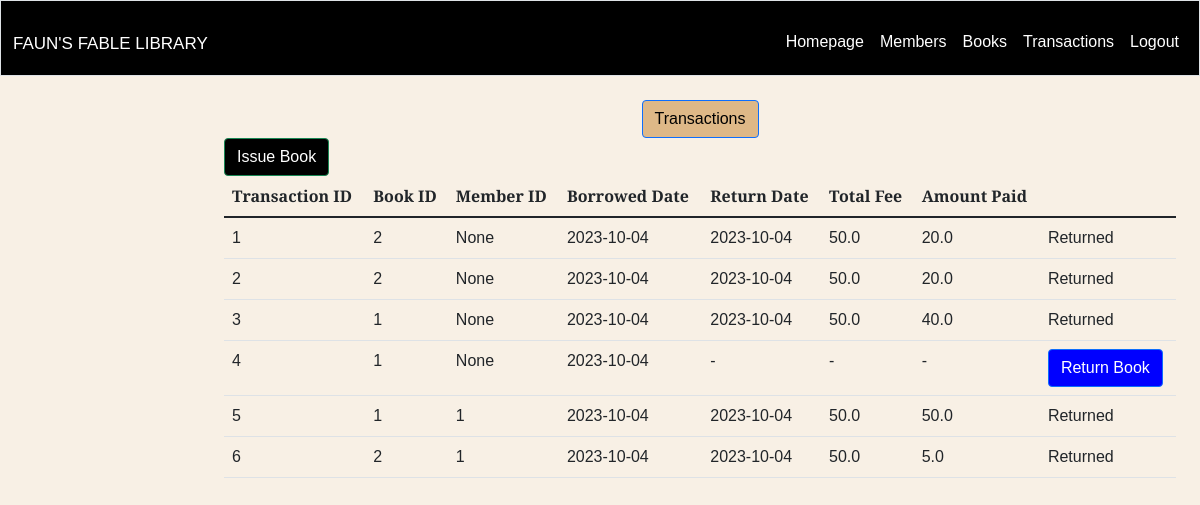
Page /transactions on the earlier database version.
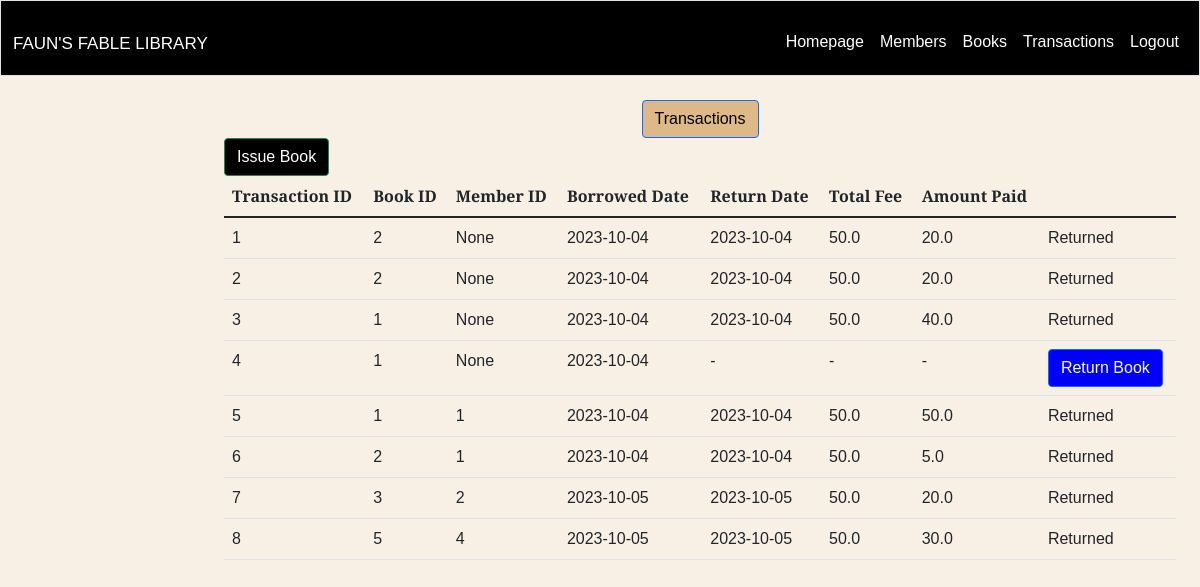
Same page on the later database version.
### app/models.py (models this page shows, shortened)
class Transaction(db.Model):
    __tablename__ = 'transaction'
    transaction_id = db.Column(Integer, primary_key=True)
    book_id = db.Column(Integer, ForeignKey('books.id'), nullable=True)
    member_id = db.Column(Integer, ForeignKey('members.id'), nullable=True)
    borrowed_date = db.Column(Date, nullable=True)
    return_date = db.Column(Date)
    total_fee = db.Column(Float)
    amount_paid = db.Column(Float)
    member = db.relationship('Member', backref='transactions')
    book = db.relationship('Book', backref='transactions')

### app/routes/transactions.py (the view)
@app.route('/transactions', methods=['GET'])
def view_transactions():
    transactions = Transaction.query.all()
    return render_template('transaction/view_transactions.html', transactions=transactions)

### app/templates/transaction/view_transactions.html
{% extends "layout.html" %} {% block title %} Transactions {% endblock %} {%
block main %}
<br />
<div style="text-align: center">
  <button
    type="Text"
    style="background-color: burlywood; color: black"
    class="btn btn-primary"
  >
    Transactions
  </button>
</div>
<button
  style="background-color: black; color: white"
  type="button"
  class="btn btn-success"
  id="Issue Book"
  onclick="location.href='{{ url_for('transactions.issue_book')}}'"
>
  Issue Book
</button>
<table class="table">
  <thead>
    <tr>
      <th>Transaction ID</th>
      <th>Book ID</th>
      <th>Member ID</th>
      <th>Borrowed Date</th>
      <th>Return Date</th>
      <th>Total Fee</th>
      <th>Amount Paid</th>
    </tr>
  </thead>
  <tbody>
    {% for transaction in transactions %}
    <tr>
      <td>{{ transaction.transaction_id }}</td>
      <td>{{ transaction.book_id }}</td>
      <td>{{ transaction.member_id }}</td>
      <td>{{ transaction.borrowed_date }}</td>
      <td>
        {{ transaction.return_date if transaction.return_date is not none else
        '-' }}
      </td>
      <td>
        {{ transaction.total_fee if transaction.total_fee is not none else '-'
        }}
      </td>
      <td>
        {{transaction. amount_paid if transaction. amount_paid is not none else
        '-' }}
      </td>
      <td>
        {% if transaction.return_date is none %}
        <a
          style="background-color: blue; color: white"
          href="{{ url_for('transactions.return_book', transaction_id=transaction.transaction_id) }}"
          class="btn btn-primary"
          >Return Book</a
        >
        {% else %} Returned {% endif %}
      </td>
    </tr>
    {% endfor %}
  </tbody>
</table>
{% endblock %}

Differences in the rows shown:
added Transaction: shows "Returned"
added Transaction: shows "Returned"
